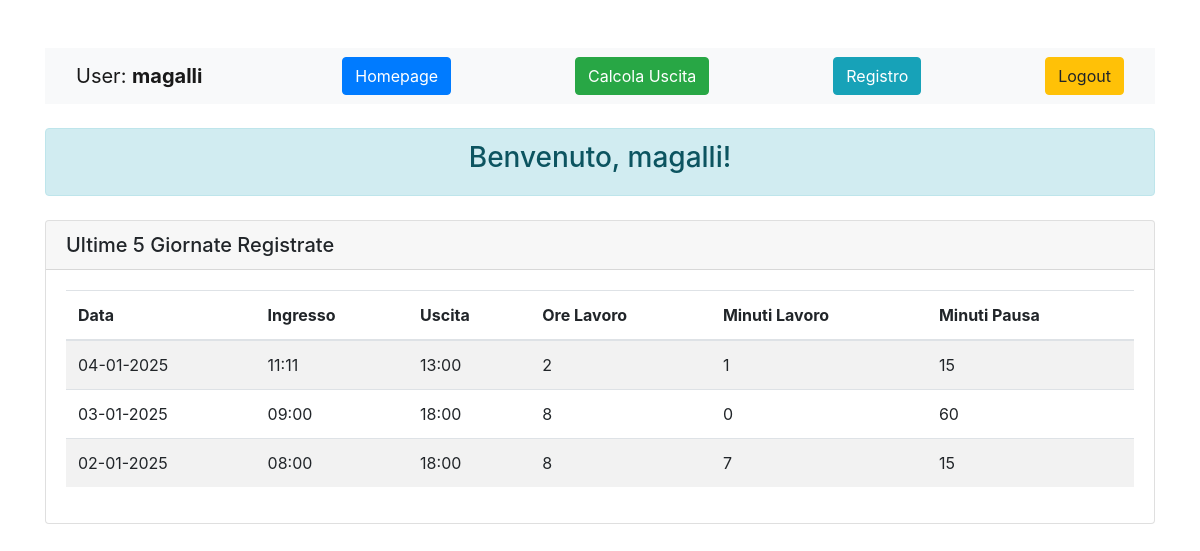
/quandoesco/ (signed in), run on an earlier commit of the app's database.
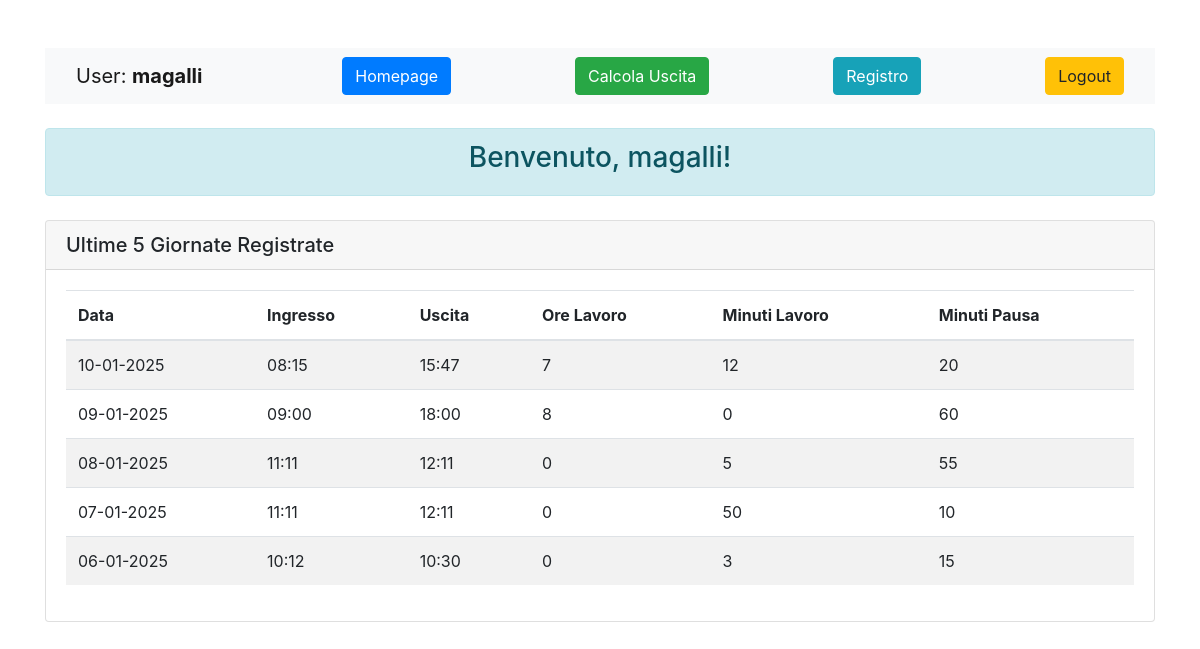
And on a later commit of the database.
### MyApp/models.py (models this page shows, shortened)
class Giornata(models.Model):
    user = models.ForeignKey(User, on_delete=models.CASCADE)
    data = models.DateField()
    ingresso = models.TimeField()
    uscita = models.TimeField()
    ore_lavorate = models.IntegerField()
    minuti_lavorati = models.IntegerField()
    minuti_pausa = models.IntegerField()
    class Meta:
        unique_together = ('user', 'data')  # Un utente può avere solo una 'Giornata' per ogni data

### MyApp/views.py (the view)
# urls.py: path('', views.homepage, name='homepage'),
@login_required()
def homepage(request):
    user = request.user
    giornate = Giornata.objects.filter(user=user).order_by('-data')[:5]
    return render(request, 'homepage.html', {
        'user': user,
        'giornate': giornate,
    })

### MyApp/templates/homepage.html (shortened to what this page needs)
<!DOCTYPE html>
<html lang="it">
<head>
    <link href="https://stackpath.bootstrapcdn.com/bootstrap/4.5.2/css/bootstrap.min.css" rel="stylesheet">
</head>
<body>
{% block content %}
    <div class="container mt-5">
        {% include "navbar.html" %}
        <div class="alert alert-info text-center mt-4">
            <h3>Benvenuto, {{ user.username }}!</h3>
        </div>
        <div class="card mt-4">
            <div class="card-header">
                <h5 class="mb-0">Ultime 5 Giornate Registrate</h5>
            </div>
            <div class="card-body">
                <table class="table table-striped">
                    <thead>
                    <tr>
                        <th>Data</th>
                        <th>Ingresso</th>
                        <th>Uscita</th>
                        <th>Ore Lavoro</th>
                        <th>Minuti Lavoro</th>
                        <th>Minuti Pausa</th>
                    </tr>
                    </thead>
                    <tbody>
                    {% for giornata in giornate %}
                        <tr>
                            <td>{{ giornata.data | date:'d-m-Y' }}</td>
                            <td>{{ giornata.ingresso | time:'H:i' }}</td>
                            <td>{{ giornata.uscita | time:'H:i' }}</td>
                            <td>{{ giornata.ore_lavorate }}</td>
                            <td>{{ giornata.minuti_lavorati }}</td>
                            <td>{{ giornata.minuti_pausa }}</td>
                        </tr>
                    {% empty %}
                        <tr>
                            <td colspan="4" class="text-center">Nessuna giornata registrata.</td>
                        </tr>
                    {% endfor %}
                    </tbody>
                </table>
            </div>
        </div>
    </div>
{% endblock %}
</body>
</html>

What changed in the data, as far as the page shows it:
no longer on this page (row unchanged): Giornata: data "04-01-2025", ingresso "11:11", uscita "13:00", ore_lavorate "2", minuti_lavorati "1", minuti_pausa "15"
no longer on this page (row unchanged): Giornata: data "03-01-2025", ingresso "09:00", uscita "18:00", ore_lavorate "8", minuti_lavorati "0", minuti_pausa "60"
no longer on this page (row unchanged): Giornata: data "02-01-2025", ingresso "08:00", uscita "18:00", ore_lavorate "8", minuti_lavorati "7", minuti_pausa "15"
added Giornata: data "10-01-2025", ingresso "08:15", uscita "15:47", ore_lavorate "7", minuti_lavorati "12", minuti_pausa "20"
added Giornata: data "09-01-2025", ingresso "09:00", uscita "18:00", ore_lavorate "8", minuti_lavorati "0", minuti_pausa "60"
added Giornata: data "08-01-2025", ingresso "11:11", uscita "12:11", ore_lavorate "0", minuti_lavorati "5", minuti_pausa "55"
added Giornata: data "07-01-2025", ingresso "11:11", uscita "12:11", ore_lavorate "0", minuti_lavorati "50", minuti_pausa "10"
added Giornata: data "06-01-2025", ingresso "10:12", uscita "10:30", ore_lavorate "0", minuti_lavorati "3", minuti_pausa "15"
